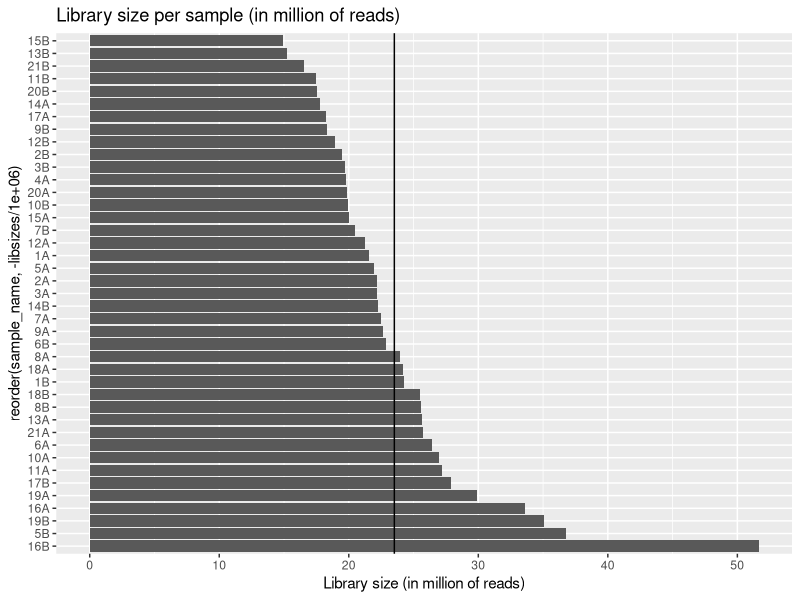
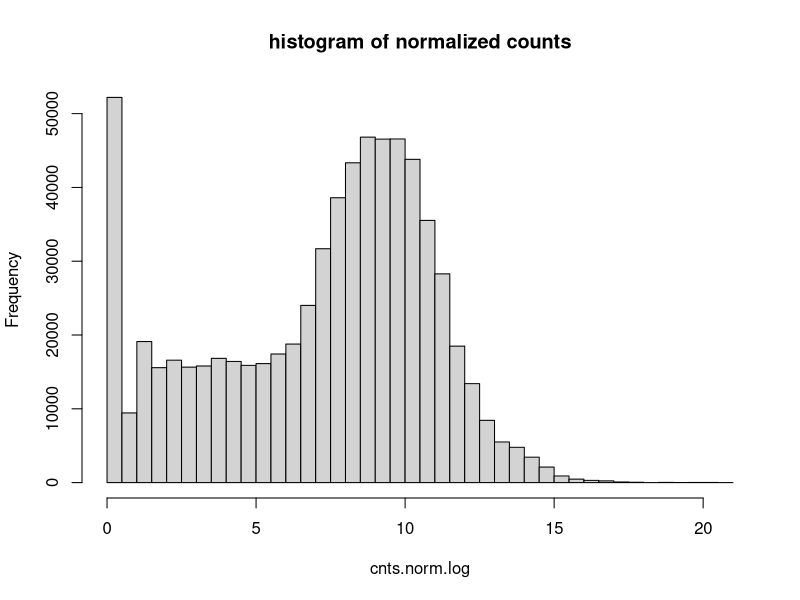
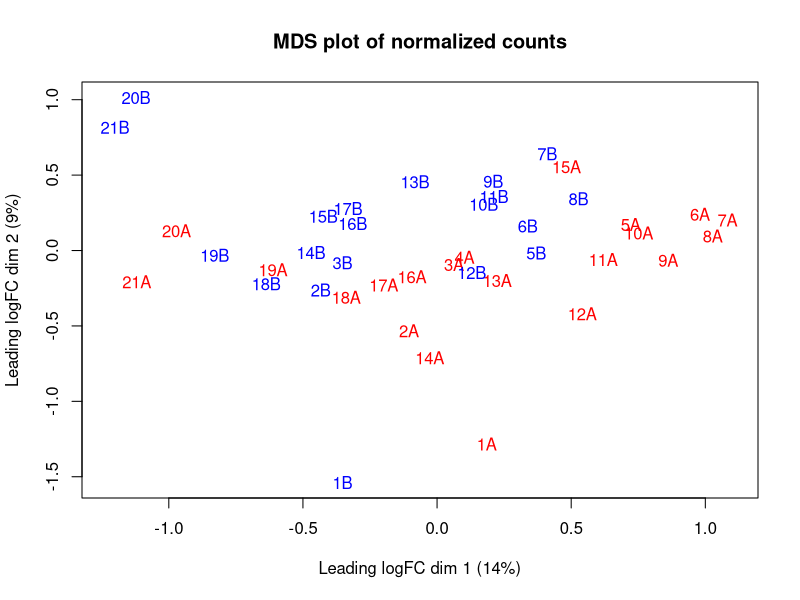
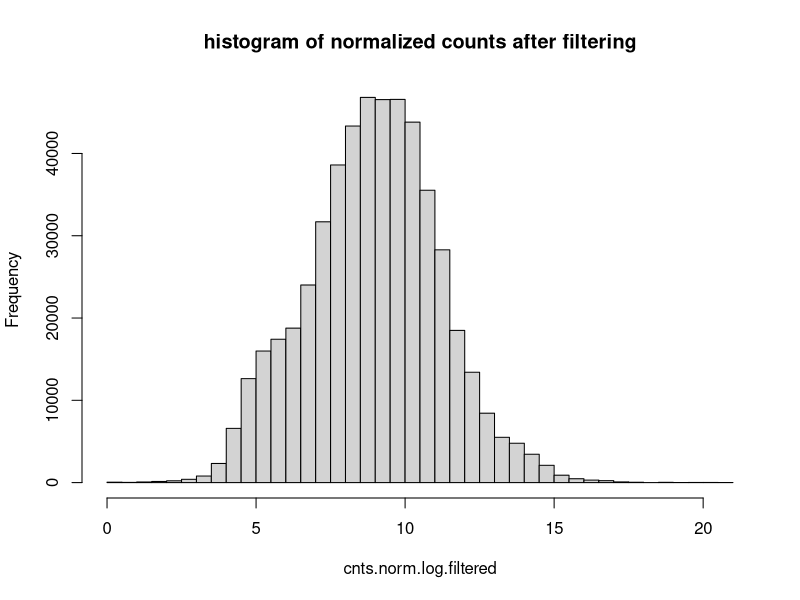
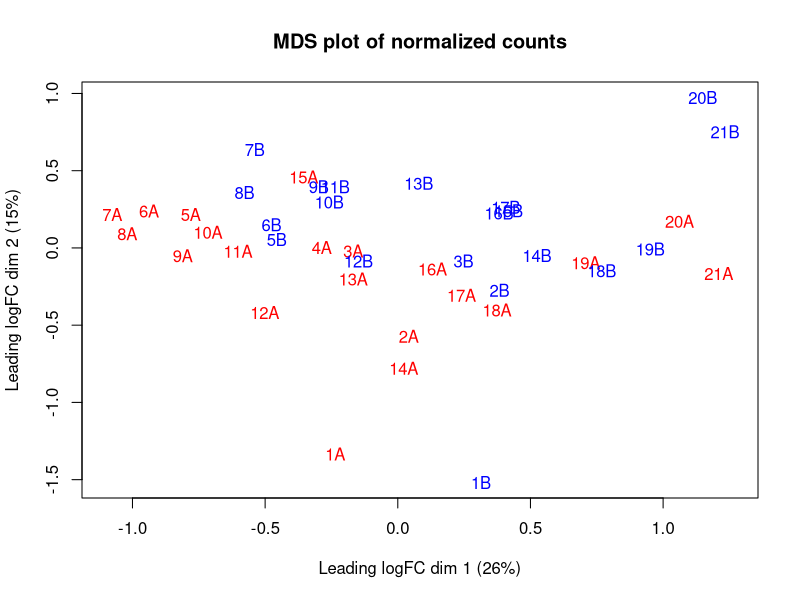

Generate these figures, in order, with R:
# Scripts for data processing (getting normalized counts)
# last updated: March 2nd, 2021
# Florencia Schlamp
# mfs97@cornell.edu

library(edgeR)
library(ggplot2)

raw.counts <- read.delim("../data/raw_counts.csv", header=TRUE, 
                         sep=",", row.names=1,check.names = F)
metadata <- read.csv("../data/metadata_table.csv")

dim(raw.counts) # genes vs. samples
# 17736    41

# Remove rows with all zeros
# Genes with 0 counts across all samples are removed (either before
# or after normalization is the same)
keep=rowSums(raw.counts) != 0
raw.counts=raw.counts[keep,]

dim(raw.counts) # genes vs. samples
# 16813    41

# Normalize
libsizes=colSums(raw.counts)
size.factor=libsizes/exp(mean(log(libsizes)))
cnts.norm=t(t(raw.counts)/size.factor)
dim(cnts.norm)
# 16813    41

summary(libsizes/1000000)
# average of 23.5 million mapped reads

data_to_plot <- data.frame(sample_name = metadata$sample_ID,
                           libsize = libsizes)

ggplot(data_to_plot, aes(x = reorder(sample_name, -libsizes/1000000), y=libsizes/1000000)) +
  geom_bar(stat="identity") + coord_flip() +
  labs(y="Library size (in million of reads)", 
       title="Library size per sample (in million of reads)") +
  geom_hline(yintercept=summary(libsizes/1000000)[["Mean"]]) 
# keep an eye on sample 16B, much larger library size than the rest

# save table of normalized counts (before log transformation)
write.csv(cnts.norm,file="../data/normalized_counts.csv",row.names=TRUE)


# Add small yet appropriate positive count number (+1) to all genes 
#before doing log2 transformation, as to avoid -Inf and stabilize 
#the variance at low expression end.
cnts.norm.log=log2(cnts.norm+1)
range(cnts.norm.log)

# remove genes with low counts
hist(cnts.norm.log,breaks=30, main="histogram of normalized counts")

plotMDS(cnts.norm.log, main="MDS plot of normalized counts",
        col=c(rep("red",21),rep("blue",20)))

dim(cnts.norm.log) # genes vs. samples
# 16813    41

# FILTERING STEP
# only keep genes with more than 5 counts in at least 2 samples
keep=rowSums((cnts.norm.log)>5) >= 2
cnts.norm.log.filtered=cnts.norm.log[keep,]
dim(cnts.norm.log.filtered) # genes vs. samples
# 12657    41

hist(cnts.norm.log.filtered,breaks=30, 
     main="histogram of normalized counts after filtering")
# distribution looks more normal now

plotMDS(cnts.norm.log.filtered, main="MDS plot of normalized counts",
        col=c(rep("red",21),rep("blue",20)))

write.csv(cnts.norm.log.filtered,file="../data/normalized_counts_log_filt.csv",row.names=TRUE)
